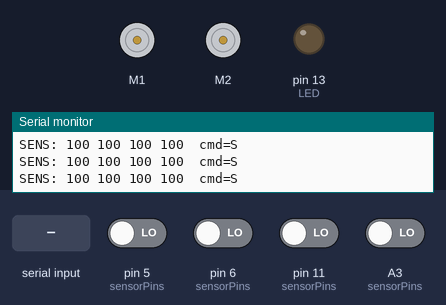
This sketch was run on a simulated Arduino Uno, built with avr-gcc and run on an emulated ATmega328P. Parts: 2 × DC motor (green arrow = forward, orange = backward, longer = faster), output pins drawn as LEDs (lit = HIGH), the last lines printed to the serial monitor. The test bench sets the inputs (shaded band); at power-on: A3 (sensorPins), pin 5 (sensorPins), pin 6 (sensorPins), pin 11 (sensorPins) LOW.

Above: at 2.0 s.
2.1 s: "B" received over the second serial link
At 2.6 s:
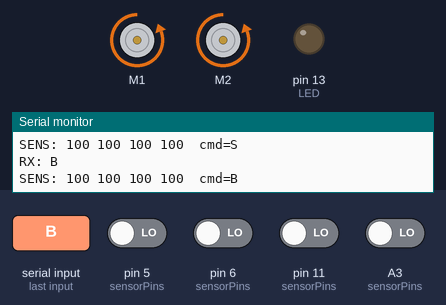
3.6 s: "L" received over the second serial link
At 4.8 s:
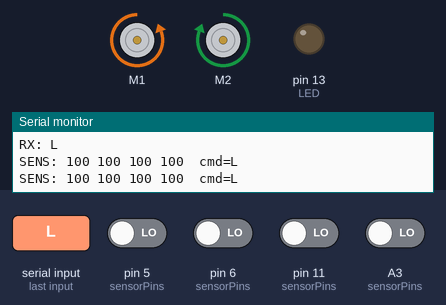
5.1 s: pin 5 (sensorPins) driven HIGH
At 5.8 s:
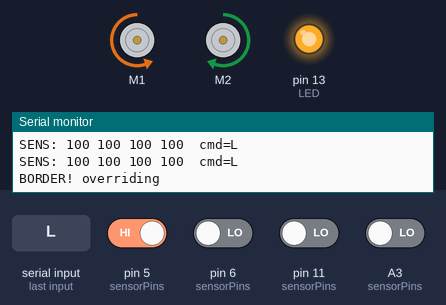
8.1 s: "R" received over the second serial link
11.1 s: "C" received over the second serial link
14.1 s: "F" received over the second serial link
Timing chart, 0 to 18.1 s (numbered marks = the images above; inputs shaded):
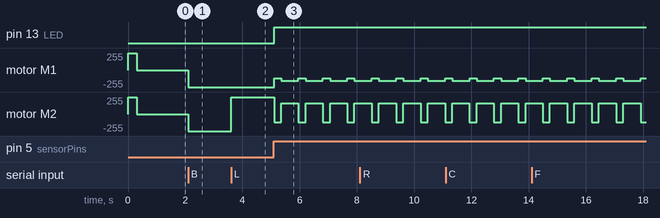

Measured:
- after the input at 2.1 s, motor M1, motor M2: stopped → backward 255/255 at once
- after the input at 3.6 s, motor M2: backward 255/255 → forward 255/255 at once
- after the input at 5.1 s, pin 13 (LED): LOW → HIGH at once; motor M1: alternates backward 159/255 for 0.60 s and backward 127/255 for 0.25 s, starting at once; motor M2: alternates forward 159/255 for 0.60 s and backward 127/255 for 0.25 s, starting at once

The sketch:

Zumo_Bluetooth_Border.ino
```cpp
/*****************************************************************************
 * File: Zumo_Bluetooth_Border.ino
 *
 * Purpose:
 * Drive the Zumo with joystick commands received over Bluetooth (HC-05),
 * but when the border line is detected, override the joystick: back up a
 * little, turn around, then resume the latest joystick command.
 *
 * Commands:
 *   F, B, L, R = move
 *   S          = stop (joystick released)
 *   C          = toggle speed between 400 (fast) and 200 (slow)
 *
 * WIRING NOTE:
 * HC-05 TX -> pin 2, HC-05 RX -> pin 4 (same as the receiver sketch).
 * Border detection uses the four inner sensors (A3, 11, 6, 5), which do
 * not overlap with the Bluetooth pins.
 *****************************************************************************/

#include <Wire.h>
#include <ZumoShield.h>
#include <QTRSensors.h>
#include <SoftwareSerial.h>

#define LED 13

/* ---- Tunables ---------------------------------------------------------- */
#define BORDER_MARGIN     500    // us; a sensor counts as 'border' when its reading
                                 // differs from its start-up baseline by more than this
#define QTR_TIMEOUT       2500   // us; max sensor read time

/* Joystick speed levels (toggled by 'C') */
#define SPEED_FAST        400
#define SPEED_SLOW        200

/* Debug switches: set to 0 once everything works */
#define RUN_STARTUP_TEST  1   // brief forward nudge at power-up (proves motors)
#define DEBUG_SENSORS     1   // print sensor readings twice a second
#define BORDER_ENABLED    1   // 0 = ignore sensors entirely (pure joystick)

/* Border override (fixed, not affected by the speed toggle) */
#define OVERRIDE_REVERSE_SPEED  200
#define OVERRIDE_TURN_SPEED     250
#define OVERRIDE_REVERSE_MS     250   // how far to back up
#define OVERRIDE_TURN_MS        600   // tune for ~180 degree turn
/* ------------------------------------------------------------------------ */

#define BT_RX_PIN  2    // HC-05 TX -> this pin (same as the working receiver sketch)
#define BT_TX_PIN  4    // HC-05 RX -> this pin

#define NUM_SENSORS 4
unsigned char sensorPins[NUM_SENSORS] = { A3, 11, 6, 5 };  // left -> right
unsigned int  sensorValues[NUM_SENSORS];
unsigned int  baseline[NUM_SENSORS];   // readings of the normal floor, taken at power-up

QTRSensorsRC qtr(sensorPins, NUM_SENSORS, QTR_TIMEOUT, QTR_NO_EMITTER_PIN);

SoftwareSerial bluetooth(BT_RX_PIN, BT_TX_PIN);   // RX, TX
ZumoMotors motors;

/* Override state machine (non-blocking so Bluetooth bytes aren't missed) */
enum State { MANUAL, OVERRIDE_REVERSE, OVERRIDE_TURN };
State state = MANUAL;
unsigned long stateStart = 0;
int turnDir = 1;          // +1 = turn right, -1 = turn left
char lastCmd = 'S';       // latched joystick movement command
int  currentSpeed = SPEED_FAST;   // toggled by 'C'

void applyCommand(char cmd)
{
    switch (cmd)
    {
        case 'F': motors.setSpeeds(currentSpeed, currentSpeed);   break;
        case 'B': motors.setSpeeds(-currentSpeed, -currentSpeed); break;
        case 'L': motors.setSpeeds(-currentSpeed, currentSpeed);  break;
        case 'R': motors.setSpeeds(currentSpeed, -currentSpeed);  break;
        case 'S': motors.setSpeeds(0, 0);                         break;
        default:  break;
    }
}

bool isValidCommand(char c)
{
    return c == 'F' || c == 'B' || c == 'L' || c == 'R' || c == 'S' || c == 'C';
}

void toggleSpeed()
{
    currentSpeed = (currentSpeed == SPEED_FAST) ? SPEED_SLOW : SPEED_FAST;
    Serial.print("SPEED: ");
    Serial.println(currentSpeed);
}

bool sensorHit(int i)
{
    long diff = (long)sensorValues[i] - (long)baseline[i];
    return (diff > BORDER_MARGIN) || (diff < -BORDER_MARGIN);
}

void calibrateBaseline()
{
    /* Average several readings of the floor the bot is sitting on.
       Power the bot on with it placed inside the arena, NOT on the line. */
    unsigned long sum[NUM_SENSORS] = {0};
    const int samples = 10;
    for (int n = 0; n < samples; n++)
    {
        qtr.read(sensorValues);
        for (int i = 0; i < NUM_SENSORS; i++) sum[i] += sensorValues[i];
        delay(20);
    }
    Serial.print("BASELINE: ");
    for (int i = 0; i < NUM_SENSORS; i++)
    {
        baseline[i] = sum[i] / samples;
        Serial.print(baseline[i]);
        Serial.print(' ');
    }
    Serial.println();
}

void startOverride(int dir)
{
    turnDir = dir;
    state = OVERRIDE_REVERSE;
    stateStart = millis();
    motors.setSpeeds(-OVERRIDE_REVERSE_SPEED, -OVERRIDE_REVERSE_SPEED);
    digitalWrite(LED, HIGH);
    Serial.println("BORDER! overriding");
}

void setup()
{
    // uncomment if necessary to correct motor directions
    //motors.flipLeftMotor(true);
    //motors.flipRightMotor(true);

    pinMode(LED, OUTPUT);
    Serial.begin(9600);
    bluetooth.begin(9600);

#if RUN_STARTUP_TEST
    motors.setSpeeds(SPEED_FAST, SPEED_FAST);
    delay(300);
#endif
    motors.setSpeeds(0, 0);
    delay(300);               // let the bot settle before reading the floor
    calibrateBaseline();
    Serial.println("Zumo Bluetooth + Border Ready");
}

void loop()
{
    /* 1. Always read Bluetooth. Movement commands are latched; 'C' toggles
          the speed. During an override they are stored but not acted on
          until the override ends. */
    while (bluetooth.available())
    {
        char cmd = bluetooth.read();
        if (!isValidCommand(cmd)) continue;

        Serial.print("RX: ");
        Serial.println(cmd);

        if (cmd == 'C')
        {
            toggleSpeed();
        }
        else
        {
            lastCmd = cmd;
        }

        /* Re-apply the latched command so a new command or a new speed
           takes effect immediately (not during an override). */
        if (state == MANUAL) applyCommand(lastCmd);
    }

    /* 2. Run the override state machine, or check for the border. */
    unsigned long now = millis();

    switch (state)
    {
        case MANUAL:
        {
#if !BORDER_ENABLED
            break;
#endif
            qtr.read(sensorValues);

#if DEBUG_SENSORS
            static unsigned long lastPrint = 0;
            if (now - lastPrint >= 500)
            {
                lastPrint = now;
                Serial.print("SENS: ");
                for (int i = 0; i < NUM_SENSORS; i++)
                {
                    Serial.print(sensorValues[i]);
                    Serial.print(' ');
                }
                Serial.print(" cmd=");
                Serial.println(lastCmd);
            }
#endif

            bool leftHit  = sensorHit(0) || sensorHit(1);
            bool rightHit = sensorHit(2) || sensorHit(3);

            /* Only react when moving toward the border (not when stopped or
               reversing), so you can still back away by hand. */
            bool movingForward = (lastCmd == 'F' || lastCmd == 'L' || lastCmd == 'R');

            if (movingForward && (leftHit || rightHit))
            {
                /* Line on the left -> turn right, otherwise turn left */
                startOverride(leftHit && !rightHit ? 1 : -1);
            }
            break;
        }

        case OVERRIDE_REVERSE:
            if (now - stateStart >= OVERRIDE_REVERSE_MS)
            {
                motors.setSpeeds(turnDir * OVERRIDE_TURN_SPEED,
                                 -turnDir * OVERRIDE_TURN_SPEED);
                state = OVERRIDE_TURN;
                stateStart = now;
            }
            break;

        case OVERRIDE_TURN:
            if (now - stateStart >= OVERRIDE_TURN_MS)
            {
                state = MANUAL;
                digitalWrite(LED, LOW);
                applyCommand(lastCmd);   // hand control back to the joystick
                Serial.println("Override done");
            }
            break;
    }
}
```
